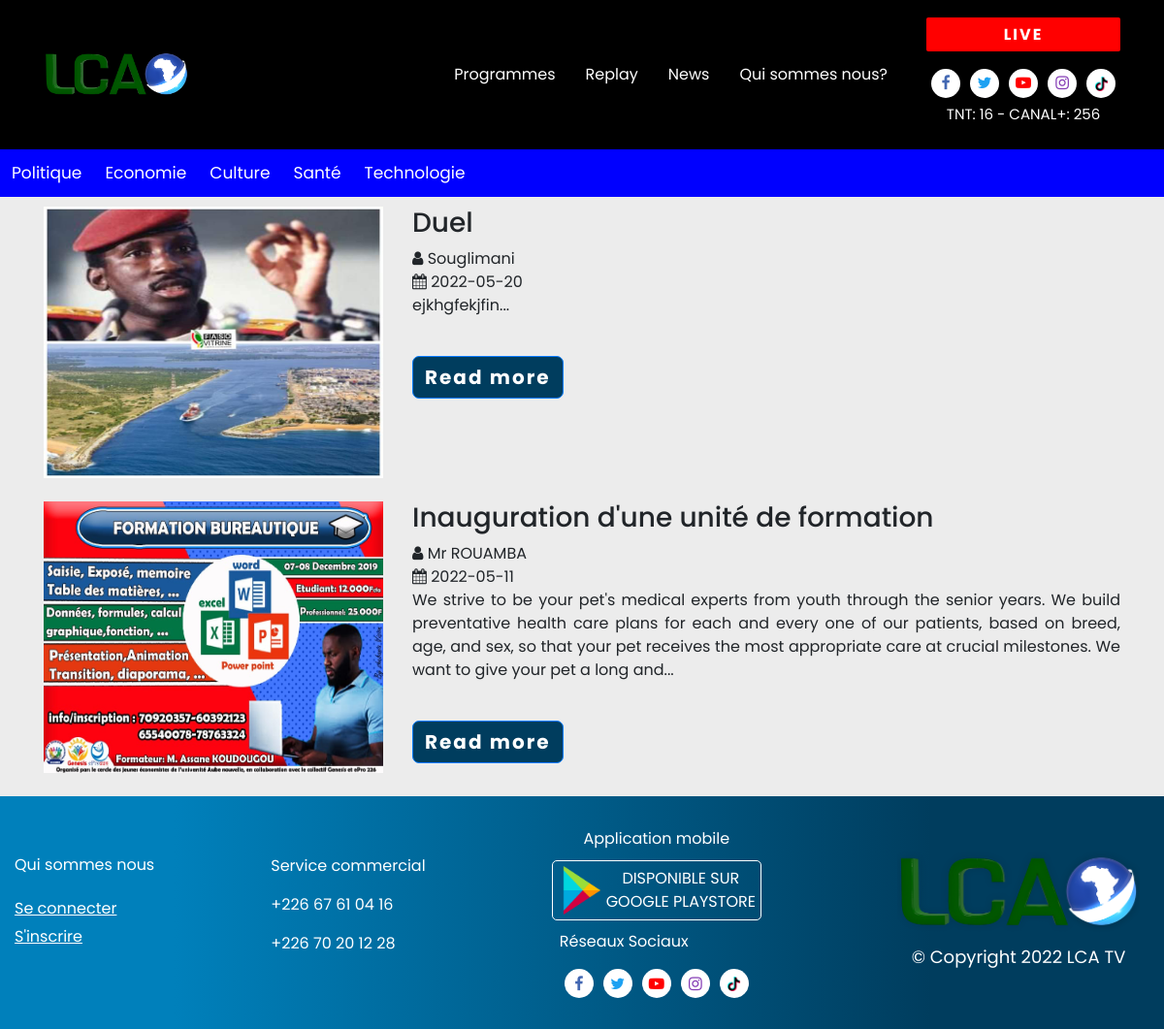
The app's page /technologie.php with its own data.
### tables this page shows
CREATE TABLE IF NOT EXISTS `news` (
  `id_news` int(11) NOT NULL AUTO_INCREMENT,
  `auteur` varchar(255) NOT NULL,
  `dates_news` varchar(255) NOT NULL,
  `titre` varchar(255) NOT NULL,
  `photo` varchar(255) NOT NULL,
  `types_news` varchar(255) NOT NULL,
  `contenu` text NOT NULL,
  PRIMARY KEY (`id_news`)
);

### technologie.php (the view, shortened to what this page needs)
<!DOCTYPE html>
<html lang="en">
<head>
  <link rel="stylesheet" href="https://cdnjs.cloudflare.com/ajax/libs/font-awesome/4.7.0/css/font-awesome.min.css" />
  <link rel="stylesheet" href="https://cdn.jsdelivr.net/npm/bootstrap@4.1.3/dist/css/bootstrap.min.css">
  <link rel="stylesheet" href="css/owl.carousel.min.css">
  <link rel="stylesheet" href="css/owl.theme.default.min.css">
  <link rel="stylesheet" href="css/style.css">
  <link rel="stylesheet" href="footer.css">
  <link rel="stylesheet" href="news.css">
</head>
<body>
  <section class="header">
    <nav class="navbar navbar-expand-lg navbar-light black">
        <div class="container">
            <a class="navbar-brand" href="#"><img class="logo" src="images/logo.png" alt="logo-lca"></a>
            <div class="collapse navbar-collapse" id="navbarSupportedContent">
                <ul class="navbar-nav ml-auto">
                    <li class="nav-item active">
                        <a class="nav-link" href="index.php">Programmes</a>
                    </li>
                    <li class="nav-item">
                        <a class="nav-link" href="replay">Replay</a>
                    </li>
                    <li class="nav-item">
                        <a class="nav-link" href="politique.php">News</a>
                    </li>
                    <li class="nav-item">
                        <a class="nav-link" href="contact.php">Qui sommes nous?</a>
                    </li>
                </ul>
                <div class="live">
                    <div class="live-button">
                        <a href="">Live</a>
                    </div>
                    <div class="social-media">
                        <div class="social-items">
                            <a href="#"><i class="fa fa-facebook" aria-hidden="true"></i></a>
                        </div>
                        <div class="social-items">
                            <a href="#"><i class="fa fa-twitter" aria-hidden="true"></i></a>
                        </div>
                        <div class="social-items">
                            <a href="#"><i class="fa fa-youtube-play" aria-hidden="true"></i></a>
                        </div>
                        <div class="social-items">
                            <a href="#"><i class="fa fa-instagram" aria-hidden="true"></i></a>
                        </div>
                        <div class="social-items">
                            <a href="#"> <img class="tiktok" src="images/icons/tiktok.png" alt=""> </a>
                        </div>
                    </div>
                    <div class="canal-tnt">
                        <p>tnt: 16 - canal+: 256</p>
                    </div>
                </div>
            </div>
        </div>
      </nav>
  </section>
  <div class="navbars" style="background-color: blue;margin-bottom:10px;">
    <a href="politique.php"> Politique</a>
    <a href="economie.php"> Economie</a>
    <a href="culture.php"> Culture</a>
    <a href="sante.php"> Santé</a>
    <a href="technologie.php"> Technologie</a>
  </div>
	<section class="event-list-section spad">
		<div class="container">
				<?php
					$pdo_options[PDO::ATTR_ERRMODE] = PDO::ERRMODE_EXCEPTION;
					$bdd = new PDO('mysql:host=localhost;dbname=tv_lca', 'root', '', $pdo_options);
					$resultat = $bdd->query("SELECT id_news,dates_news,titre, auteur, photo,contenu,SUBSTRING(contenu,1,300) AS bout_news FROM news WHERE types_news = 'technologie' ");
					while ($utilisateur = $resultat->fetch()){
						$photo = $utilisateur["photo"];
						$auteur = $utilisateur["auteur"];
						$date_news = $utilisateur["dates_news"];
						$titre = $utilisateur["titre"];
            $bout_news = $utilisateur["bout_news"];
					if(!$resultat){
						echo "erreur dans l'éxécution de la requête</br>";
					}else {
						echo"
        <div class=\"event-list\">
				<div class=\"el-item\">
					<div class=\"row\">
						<div class=\"col-md-4\">
							<img src=\"admin/$photo\" alt=\"Snow\" style=\"width:100%;max-width:100%;height: 280px;\">
						</div>
						<div class=\"col-md-8\">
							<div class=\"el-content\">
								<div class=\"el-header\">
									<h3>$titre</h3>
									<div class=\"el-metas\">
										<div class=\"el-meta\"><i class=\"fa fa-user\"></i> $auteur </div>
										<div class=\"el-meta\"><i class=\"fa fa-calendar\"></i> $date_news </div>
                    <p style=\"text-align: justify\"> $bout_news... </p>                    </br>
									</div>
								</div>
								<a href=\"single_news.php?id_news=" . $utilisateur["id_news"] ."\" class=\"btn btn-primary navbar-btn\">Read more</a>
							</div>
						</div>
					</div>
                    </br>
				</div>
				  ";}}
				?>
		</div>
	</section>
    <section class="footer" id="footer">
    <div class="ft_pres">
      <p><a href="#">Qui sommes nous</a></p>
      <a href="#">Se connecter</a>
      <a href="#">S'inscrire</a><br>
    </div>
    <div class="ft_com">
      <p>Service commercial</p>
      <p>+226 67 61 04 16</p>
      <p>+226 70 20 12 28</p>
    </div>
    <div class="ft_app">
      Application mobile
      <div class="play-box">
        <div>
          <a href="#"><img class="google-play" src="images/icons/google.png" alt=""></a>
        </div>
        <div>
          disponible sur <br>
          <a href="#">Google Playstore</a>
        </div>
      </div>
      <div class="ft_social">
        <div>
          <p>Réseaux Sociaux</p>
          <div class="social-media">
            <a class="social-items" href="#"><i class="fa fa-facebook" aria-hidden="true"></i></a>
            <a class="social-items" href="#"><i class="fa fa-twitter" aria-hidden="true"></i></a>
            <a class="social-items" href="#"><i class="fa fa-youtube-play" aria-hidden="true"></i></a>
            <a class="social-items" href="#"><i class="fa fa-instagram" aria-hidden="true"></i></a>
            <a class="social-items" href="#"> <img class="tiktok" src="images/icons/tiktok.png" alt=""> </a>
          </div>
        </div>
      </div>
    </div>
    <div class="ft_lca">
        <a href="#"><img class="logo" src="images/logo.png" alt="logo_lca"></a>
        <p> &copy; Copyright 2022 LCA TV </p>
    </div>
  </section>
</body>
</html>

### css/style.css (style rules this page uses)
* { margin: 0; padding: 0; box-sizing: border-box; font-family: 'Poppins', sans-serif; }
body { background-color: #ECECEC; margin: 0; padding: 0; position: relative; }
a { color: white; }
.logo { width: 150px; }
.black { background-color: #000; }
.google-play { height: 50px; }
.live { display: flex; align-items: center; justify-content: center; flex-direction: column; margin-left: 2rem; }
.live-button { width: 200px; display: flex; align-items: center; justify-content: center; background-color: red; height: 35px; color: white; text-transform: uppercase; font-weight: bold; border-radius: 2px; margin: 10px 0; }
.live-button a { width: 100%; text-align: center; letter-spacing: 2px; }
.social-media { display: flex; align-items: center; justify-content: space-between; margin-top: 0.5em; }
.social-items { height: 30px; width: 30px; background-color: white; display: flex; align-items: center; justify-content: center; margin: 0 5px; border-radius: 50%; }
.fa-facebook { color: #4267B2 }
.fa-twitter { color: #1DA1F2; }
.fa-youtube-play { color: #FF0000; }
.fa-instagram { color: #833AB4; }
.tiktok { height: 15px; }
.canal-tnt p { font-size: 15px; color: #fff; text-transform: uppercase; margin-top: 6px; }
.navbar-light .navbar-brand { color: #fff; font-size: 25px; text-transform: uppercase; font-weight: bold; letter-spacing: 2px; }
.navbar-light .navbar-nav .active>.nav-link, .navbar-light .navbar-nav .nav-link.active, .navbar-light .navbar-nav .nav-link.show, .navbar-light .navbar-nav .show>.nav-link { color: #fff; }
.navbar-light .navbar-nav .nav-link { color: #fff; }
.navbar-nav { text-align: center; }
.nav-link { padding: .2rem 1rem; margin-left: 15px; }
.btn-primary { background-color: #003D5E; color: #fff !important; font-size: 20px; font-weight: bold; letter-spacing: 2px; border-radius: 7px; }
#footer { height: 30vh; width: 100%; background: linear-gradient(90deg, rgba(0, 128, 187, 1) 0%, rgba(0, 128, 187, 1) 15%, rgba(0, 61, 94, 1) 80%, rgba(0, 61, 94, 1) 100%); display: flex; align-items: center; justify-content: space-between; padding: 0 15px; }
#footer .ft_lca { padding: 10px; display: flex; align-items: center; justify-content: center; flex-direction: column; }
#footer .ft_lca img { width: 250px; }
#footer .ft_lca p { font-size: 18px; color: #fff; }
#footer .ft_pres { display: flex; align-items: start; justify-content: center; flex-direction: column; }
#footer .ft_pres p a { text-decoration: none; }
#footer .ft_pres a { text-decoration: underline; margin-top: 5px; }
#footer .ft_com p { color: #fff; }
#footer .ft_app { display: flex; justify-content: center; align-items: center; flex-direction: column; padding: 10px; color: #fff; }
#footer .ft_app .play-box { display: flex; align-items: center; justify-content: center; padding: 5px; border: 1px solid #fff; border-radius: 5px; margin: 10px 0; color: #fff; text-transform: uppercase; text-align: center; padding: 5px; }

### news.css (style rules this page uses)
.navbars { width: 100%; background-color: #555; color: #000; overflow: auto; }
.navbars a { float: left; padding: 12px; color: white; text-decoration: none; font-size: 17px; }
.active { background-color: none; }

### records on screen
news: photo (picture), titre "Duel", auteur "Souglimani", dates_news "2022-05-20", bout_news "ejkhgfekjfin"
news: photo (picture), titre "Inauguration d'une unité de formation", auteur "Mr ROUAMBA", dates_news "2022-05-11", bout_news "We strive to be your pet's medical experts from youth through the senior years. We build preventative health care plans for each and every one of our patients, based on breed, age, and sex, so that your pet receives the most appropriate care at crucial milestones. We want to give your pet a long and"
